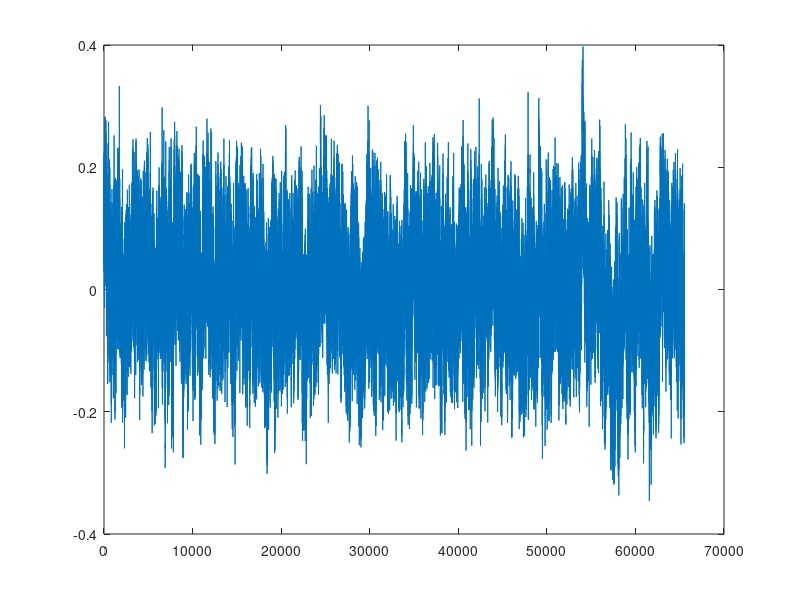

Recreate this plot in MATLAB.
Nx=2^16; %Cantidad de muestras a sintetizar
vNx=[0:Nx];
B=[0.049922035 -0.095993537 0.050612699 -0.004408786]; %Coeficientes de el filtro de 3db de caida
A=[1 -2.494956002 2.017265875 -0.522189400];
nT60=round(log(1000)/1-max(abs(roots(A)))); %Calcula la cantidad de muestras que ocupa el TR. Creo.
v=randn(1,Nx+nT60);
x=filter(B,A,v);
y=x(nT60+1:end);
plot(y)

Fs=44100
sound(y,Fs)

audiowrite('ruidoRosa.wav',y,Fs);